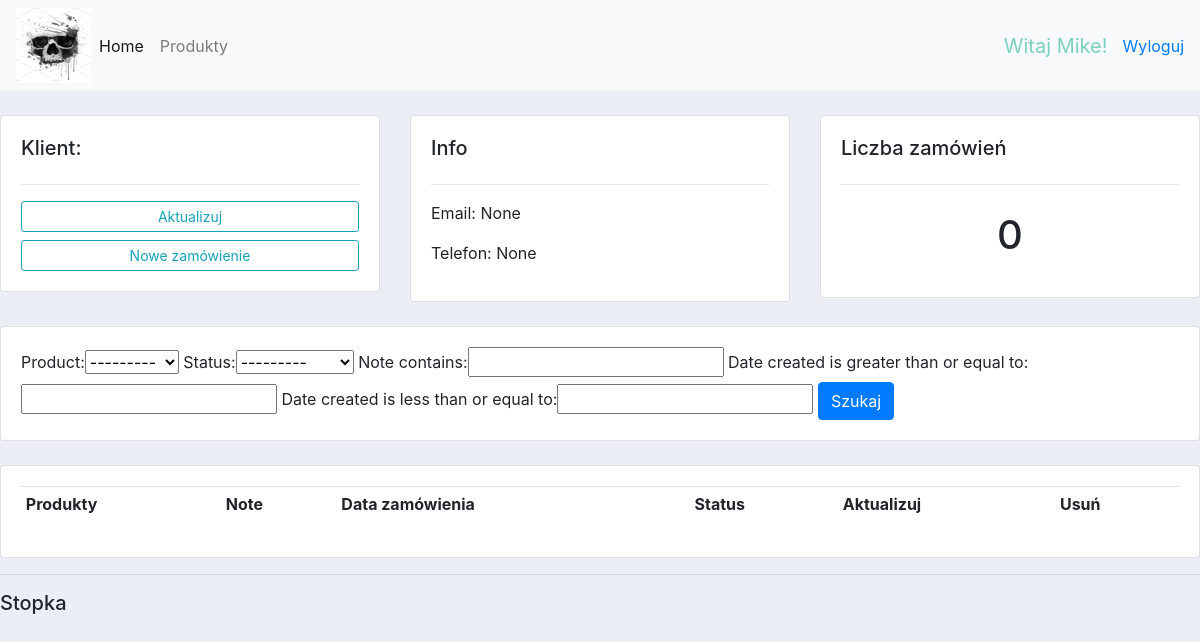
The app's page /customer/7/ (signed in), older data.
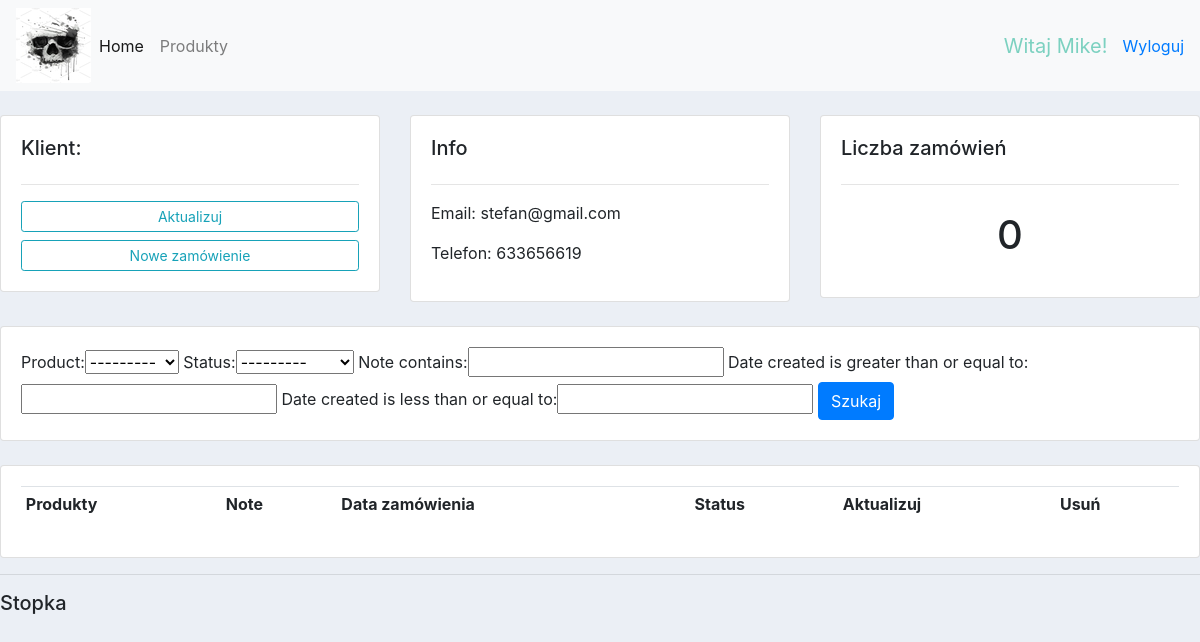
The same page, newer data.
### accounts/models.py (models this page shows, shortened)
class Customer(models.Model):
    user = models.OneToOneField(User, null=True, blank=True, on_delete=models.CASCADE)
    name = models.CharField(max_length=150, null=True)
    phone = models.CharField(max_length=150, null=True)
    email = models.CharField(max_length=155, null=True)
    date_created = models.DateTimeField(auto_now_add=True, null=True)
    profile_picture = models.ImageField(default='skull.jpg', null=True, blank=True)

### accounts/decorators.py (the view)
        def wrapper_func(request, *args, **kwargs):
            group = None
            if request.user.groups.exists():
                group = request.user.groups.all()[0].name
            if group in allowed_roles:
                return view_func(request, *args, **kwargs)
            else:
                return redirect('user')

### accounts/models.py (called while the page is built)
    def __str__(self):
        return self.name

### accounts/views.py (called while the page is built)
@login_required(login_url='login')
@allowed_users(allowed_roles=['admin'])
def customer(request, pk):
    customer = Customer.objects.get(id=pk)
    orders = customer.order_set.all()
    order_count = orders.count()
    myFilter = OrderFilter(request.GET, queryset=orders)
    orders = myFilter.qs
    context = {'customer': customer, 'orders': orders, 'order_count': order_count, 'myFilter': myFilter}
    return render(request, 'accounts/customer.html', context)

### accounts/templates/accounts/customer.html (shortened to what this page needs)
{%  extends 'accounts/main.html' %}
{% block content %}
    <br>
    <div class="row">
        <div class="col-md">
            <div class="card card-body">
                <h5>Klient:</h5>
                <hr>
                <a class="btn btn-outline-info  btn-sm btn-block" href="">Aktualizuj</a>
                <a class="btn btn-outline-info  btn-sm btn-block" href="{% url 'create_order' customer.id %}">Nowe zamówienie</a>
            </div>
        </div>
        <div class="col-md">
            <div class="card card-body">
                <h5>Info</h5>
                <hr>
                <p>Email: {{ customer.email }} </p>
                <p>Telefon: {{ customer.phone }}</p>
            </div>
        </div>
        <div class="col-md">
            <div class="card card-body">
                <h5>Liczba zamówień</h5>
                <hr>
                <h1 style="text-align: center;padding: 10px">{{ order_count }}</h1>
            </div>
        </div>
    </div>
    <br>
    <div class="row">
        <div class="col">
            <div class="card card-body">
                <form method="get">
                    {{ myFilter.form }}
                    <button class="btn btn-primary" type="submit">Szukaj</button>
                </form>
            </div>
        </div>
    </div>
    <br>
    <div class="row">
        <div class="col-md">
            <div class="card card-body">
                <table class="table table-sm">
                    <tr>
                        <th>Produkty</th>
                        <th>Note</th>
                        <th>Data zamówienia</th>
                        <th>Status</th>
                        <th>Aktualizuj</th>
                        <th>Usuń</th>
                    </tr>
                </table>
            </div>
        </div>
    </div>
{% endblock %}

Row changes from the older to the newer data that the page shows:
changed Customer: email "None" → "stefan@gmail.com"; phone "None" → "633656619"
